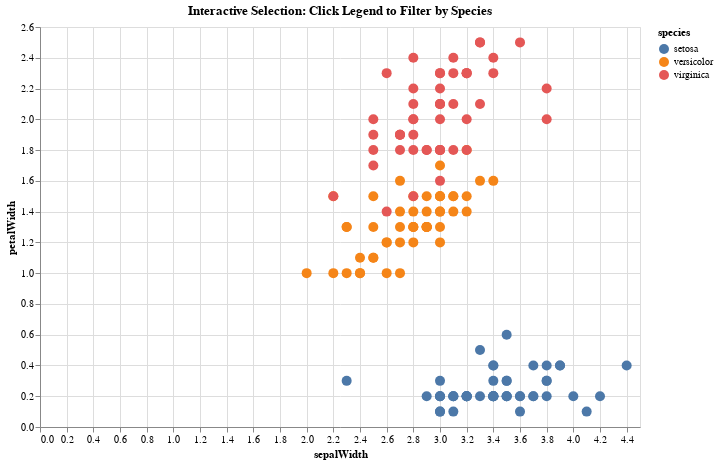

The notebook cell this image was saved under:
### Markdown cell above
### Task 3: Selection Filtering (on scatter plot)

### Code cell
# Create selection object
selection = alt.selection_single(fields=['species'], bind='legend')

# Create scatter plot with selection
scatter_interactive = alt.Chart(iris).mark_point(filled=True, size=100).encode(
    x='sepalWidth:Q',
    y='petalWidth:Q',
    color=alt.condition(selection, 'species:N', alt.value('lightgray')),
    opacity=alt.condition(selection, alt.value(1), alt.value(0.2)),
    tooltip=['sepalLength', 'petalLength', 'sepalWidth', 'petalWidth', 'species']
).add_selection(
    selection
).properties(
    title='Interactive Selection: Click Legend to Filter by Species',
    width=600,
    height=400
)

scatter_interactive

### Figure 1 — Vega-Lite specification as saved in the notebook (floating-point values rounded to 4 significant figures; data arrays with more than 128 entries replaced by an {"elided": "..."} marker saying what was removed)
{"config": {"view": {"continuousWidth": 300, "continuousHeight": 300}}, "data": {"name": "data-5492ad92962bad06c6c3f4c2fd78919a"}, "mark": {"type": "point", "filled": true, "size": 100}, "encoding": {"color": {"condition": {"param": "param_2", "field": "species", "type": "nominal"}, "value": "lightgray"}, "opacity": {"condition": {"param": "param_2", "value": 1}, "value": 0.2}, "tooltip": [{"field": "sepalLength", "type": "quantitative"}, {"field": "petalLength", "type": "quantitative"}, {"field": "sepalWidth", "type": "quantitative"}, {"field": "petalWidth", "type": "quantitative"}, {"field": "species", "type": "nominal"}], "x": {"field": "sepalWidth", "type": "quantitative"}, "y": {"field": "petalWidth", "type": "quantitative"}}, "height": 400, "params": [{"name": "param_2", "select": {"type": "point", "fields": ["species"]}, "bind": "legend"}], "title": "Interactive Selection: Click Legend to Filter by Species", "width": 600, "$schema": "https://vega.github.io/schema/vega-lite/v5.20.1.json", "datasets": {"data-5492ad92962bad06c6c3f4c2fd78919a": {"elided": "150 records"}}}
